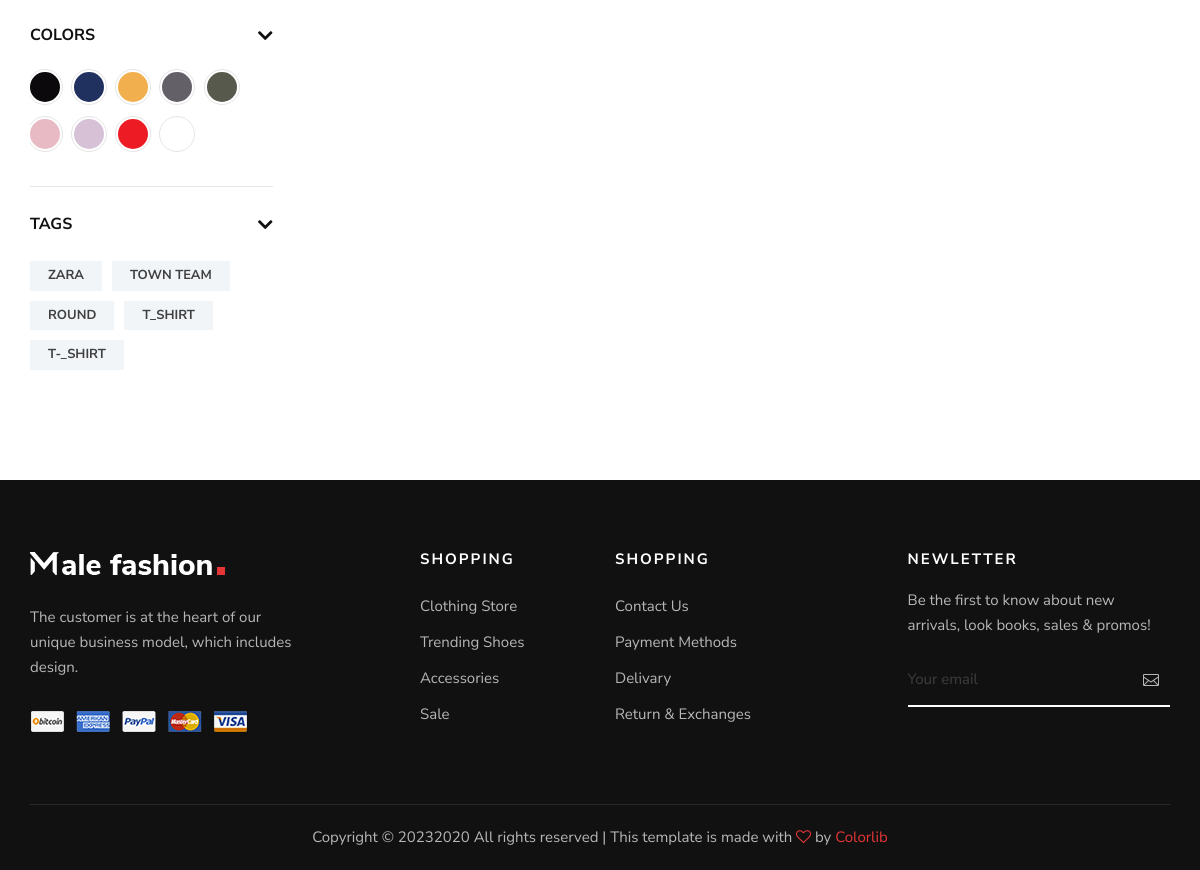
The page /store/ (lower part) on the database as committed earlier.
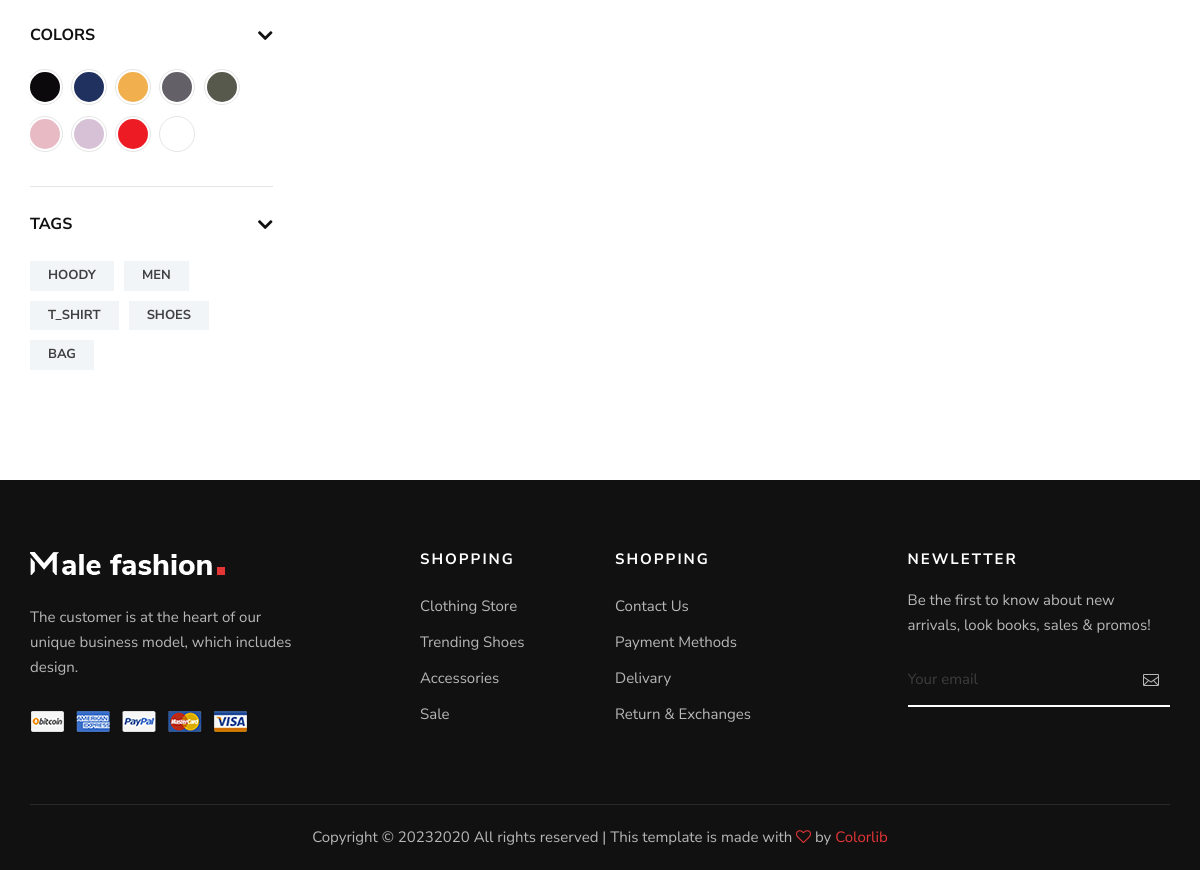
The same page on the database as committed later.
### store/views.py (the view)
# urls.py: path('store/' , include('store.urls')),
def store(request , category_slug=None):
    categories = None
    products = None
    if category_slug != None:
        categories = get_object_or_404(Category, slug=category_slug)
        products = Product.objects.filter(category=categories, is_available=True)
        paginator = Paginator(products, 12)  # Show 25 contacts per page.
        page_number = request.GET.get("page")
        page_obj = paginator.get_page(page_number)
        product_count = products.count()
    else:
        products = Product.objects.all().filter(is_available=True).order_by('id')
        paginator = Paginator(products,2)  # Show 25 contacts per page.
        page_number = request.GET.get("page")
        page_obj = paginator.get_page(page_number)
        product_count = products.count()
    product = Product.objects.all().filter(is_available=True).order_by('id')
    all_product_count = product.count()
    tags = Tag.objects.all()
    context = {
        'products':page_obj,
        'product_count': product_count,
        'all_product_count':all_product_count,
        'tags':tags,
    }
    return render(request , 'product/store.html' , context)

### category/category_context.py (called while the page is built)
def menu_links(request):
    links = Category.objects.all().annotate(products_count=Count('product'))[:10]
    return dict(links=links)

### category/models.py (called while the page is built)
    def get_url(self):
        return reverse('product_by_category',args=[self.slug])

    def __str__(self):
        return str(self.category_name)

### store/models.py (called while the page is built)
    def get_absolute_url(self):
        return reverse("product_detail", args=[self.category.slug ,self.slug])

    def __str__(self):
        return self.name

### store/templates/product/store.html (shortened to what this page needs)
{% extends "base.html" %}
{% load static %}
{% block content %}
<section class="shop spad">
    <div class="container">
        <div class="row">
            <div class="col-lg-3">
                <div class="shop__sidebar">
                    <div class="shop__sidebar__accordion">
                        <div class="accordion" id="accordionExample">
                            <div class="card">
                                <div class="card-heading">
                                    <a data-toggle="collapse" data-target="#collapseFive">Colors</a>
                                </div>
                                <div id="collapseFive" class="collapse show" data-parent="#accordionExample">
                                    <div class="card-body">
                                        <div class="shop__sidebar__color">
                                            <label class="c-1" for="sp-1">
                                            </label>
                                            <label class="c-2" for="sp-2">
                                            </label>
                                            <label class="c-3" for="sp-3">
                                            </label>
                                            <label class="c-4" for="sp-4">
                                            </label>
                                            <label class="c-5" for="sp-5">
                                            </label>
                                            <label class="c-6" for="sp-6">
                                            </label>
                                            <label class="c-7" for="sp-7">
                                            </label>
                                            <label class="c-8" for="sp-8">
                                            </label>
                                            <label class="c-9" for="sp-9">
                                            </label>
                                        </div>
                                    </div>
                                </div>
                            </div>
                            <div class="card">
                                <div class="card-heading">
                                    <a data-toggle="collapse" data-target="#collapseSix">Tags</a>
                                </div>
                                <div id="collapseSix" class="collapse show" data-parent="#accordionExample">
                                    <div class="card-body">
                                        <div class="shop__sidebar__tags">
                                            {% for tag in tags %}
                                            <a href="{% url 'product_by_tags' tag%}">{{tag}}</a>
                                            {% endfor %}
                                        </div>
                                    </div>
                                </div>
                            </div>
                        </div>
                    </div>
                </div>
            </div>
            <div class="col-lg-9">
            </div>
        </div>
    </div>
</section>
{% endblock content %}

### templates/base.html (shortened to what this page needs)
{% load static %}
<!DOCTYPE html>
<html lang="zxx">
<head>
    <link rel="stylesheet" href="{% static 'css/bootstrap.min.css'%}" type="text/css">
    <link rel="stylesheet" href="{% static 'css/font-awesome.min.css'%}" type="text/css">
    <link rel="stylesheet" href="{% static 'css/elegant-icons.css'%}" type="text/css">
    <link rel="stylesheet" href="{% static 'css/magnific-popup.css'%}" type="text/css">
    <link rel="stylesheet" href="{% static 'css/nice-select.css'%}" type="text/css">
    <link rel="stylesheet" href="{% static 'css/owl.carousel.min.css'%}" type="text/css">
    <link rel="stylesheet" href="{% static 'css/slicknav.min.css'%}" type="text/css">
    <link rel="stylesheet" href="{% static 'css/style.css'%}" type="text/css">
</head>
<body>
    {% block content %}
    {% endblock content %}
    <footer class="footer">
        <div class="container">
            <div class="row">
                <div class="col-lg-3 col-md-6 col-sm-6">
                    <div class="footer__about">
                        <div class="footer__logo">
                            <a href="#"><img src="{% static 'img/footer-logo.png'%}" alt=""></a>
                        </div>
                        <p>The customer is at the heart of our unique business model, which includes design.</p>
                        <a href="#"><img src="{% static 'img/payment.png'%}" alt=""></a>
                    </div>
                </div>
                <div class="col-lg-2 offset-lg-1 col-md-3 col-sm-6">
                    <div class="footer__widget">
                        <h6>Shopping</h6>
                        <ul>
                            <li><a href="#">Clothing Store</a></li>
                            <li><a href="#">Trending Shoes</a></li>
                            <li><a href="#">Accessories</a></li>
                            <li><a href="#">Sale</a></li>
                        </ul>
                    </div>
                </div>
                <div class="col-lg-2 col-md-3 col-sm-6">
                    <div class="footer__widget">
                        <h6>Shopping</h6>
                        <ul>
                            <li><a href="#">Contact Us</a></li>
                            <li><a href="#">Payment Methods</a></li>
                            <li><a href="#">Delivary</a></li>
                            <li><a href="#">Return & Exchanges</a></li>
                        </ul>
                    </div>
                </div>
                <div class="col-lg-3 offset-lg-1 col-md-6 col-sm-6">
                    <div class="footer__widget">
                        <h6>NewLetter</h6>
                        <div class="footer__newslatter">
                            <p>Be the first to know about new arrivals, look books, sales & promos!</p>
                            <form action="#">
                                <input type="text" placeholder="Your email">
                                <button type="submit"><span class="icon_mail_alt"></span></button>
                            </form>
                        </div>
                    </div>
                </div>
            </div>
            <div class="row">
                <div class="col-lg-12 text-center">
                    <div class="footer__copyright__text">
                        <p>Copyright ©
                            2020
                            All rights reserved | This template is made with <i class="fa fa-heart-o"
                                aria-hidden="true"></i> by <a href="https://colorlib.com" target="_blank">Colorlib</a>
                        </p>
                    </div>
                </div>
            </div>
        </div>
    </footer>
</body>
</html>

### static/css/style.css (style rules this page uses)
html, body { height: 100%; font-family: "Nunito Sans", sans-serif; -webkit-font-smoothing: antialiased; }
h1, h2, h3, h4, h5, h6 { margin: 0; color: #111111; font-weight: 400; font-family: "Nunito Sans", sans-serif; }
h6 { font-size: 16px; }
p { font-size: 15px; font-family: "Nunito Sans", sans-serif; color: #3d3d3d; font-weight: 400; line-height: 25px; margin: 0 0 15px 0; }
img { max-width: 100%; }
ul, ol { padding: 0; margin: 0; }
.spad { padding-top: 100px; padding-bottom: 100px; }
.shop__sidebar { padding-right: 20px; }
.shop__sidebar__accordion .card { border: none; border-radius: 0; margin-bottom: 25px; }
.shop__sidebar__accordion .card:last-child { margin-bottom: 0; }
.shop__sidebar__accordion .card:last-child .card-body { padding-bottom: 0; border-bottom: none; }
.shop__sidebar__accordion .card-body { padding: 0; padding-top: 10px; padding-bottom: 20px; border-bottom: 1px solid #e5e5e5; }
.shop__sidebar__accordion .card-heading { cursor: pointer; }
.shop__sidebar__accordion .card-heading a { color: #111111; font-size: 16px; font-weight: 700; text-transform: uppercase; display: block; }
.shop__sidebar__color { padding-top: 15px; }
.shop__sidebar__color label { height: 30px; width: 30px; border-radius: 50%; position: relative; margin-right: 10px; display: inline-block; margin-bottom: 10px; cursor: pointer; }
.shop__sidebar__color label.c-1 { background: #0b090c; }
.shop__sidebar__color label.c-2 { background: #20315f; }
.shop__sidebar__color label.c-3 { background: #f1af4d; }
.shop__sidebar__color label.c-4 { background: #636068; }
.shop__sidebar__color label.c-5 { background: #57594d; }
.shop__sidebar__color label.c-6 { background: #e8bac4; }
.shop__sidebar__color label.c-7 { background: #d6c1d7; }
.shop__sidebar__color label.c-8 { background: #ed1c24; }
.shop__sidebar__color label.c-9 { background: #ffffff; }
.shop__sidebar__color label:after { position: absolute; left: -3px; top: -3px; height: 36px; width: 36px; border: 1px solid #e5e5e5; content: ""; border-radius: 50%; }
.shop__sidebar__tags { padding-top: 15px; }
.shop__sidebar__tags a { color: #404040; font-size: 13px; font-weight: 700; background: #f1f5f8; padding: 5px 18px; display: inline-block; text-transform: uppercase; margin-right: 6px; margin-bottom: 10px; -webkit-transition: all, 0.3s; -o-transition: all, 0.3s; transition: all, 0.3s; }
.shop__sidebar__accordion .card-heading a:after, .shop__sidebar__accordion .card-heading>a.active[aria-expanded=false]:after { content: ""; font-family: "FontAwesome"; font-size: 24px; font-weight: 700; color: #111111; position: absolute; right: 0; top: 2px; line-height: 20px; }
.footer { background: #111111; padding-top: 70px; }
.footer__about { margin-bottom: 30px; }
.footer__about .footer__logo { margin-bottom: 30px; }
.footer__about .footer__logo a { display: inline-block; }
.footer__about p { color: #b7b7b7; margin-bottom: 30px; }
.footer__widget { margin-bottom: 30px; }
.footer__widget h6 { color: #ffffff; font-size: 15px; font-weight: 700; text-transform: uppercase; letter-spacing: 2px; margin-bottom: 20px; }
.footer__widget ul li { line-height: 36px; list-style: none; }
.footer__widget ul li a { color: #b7b7b7; font-size: 15px; }
.footer__widget .footer__newslatter p { color: #b7b7b7; }
.footer__widget .footer__newslatter form { position: relative; }
.footer__widget .footer__newslatter form input { width: 100%; font-size: 15px; color: #3d3d3d; background: transparent; border: none; padding: 15px 0; border-bottom: 2px solid #ffffff; }
.footer__widget .footer__newslatter form input::placeholder { color: #3d3d3d; }
.footer__widget .footer__newslatter form button { color: #b7b7b7; font-size: 16px; position: absolute; right: 5px; top: 0; height: 100%; background: transparent; border: none; }
.footer__copyright__text { border-top: 1px solid rgba(255, 255, 255, 0.1); padding: 20px 0; margin-top: 40px; }
.footer__copyright__text p { color: #b7b7b7; margin-bottom: 0; }
.footer__copyright__text p i { color: #e53637; }
.footer__copyright__text p a { color: #e53637; }
@media only screen and (min-width: 1200px) { .container { max-width: 1170px; } }

Rows that differ between the two databases and show on the page:
removed Tag: name "ZARA"
removed Tag: name "TOWN TEAM"
removed Tag: name "ROUND"
removed Tag: name "T-_SHIRT"
added Tag: name "HOODY"
added Tag: name "MEN"
added Tag: name "SHOES"
added Tag: name "BAG"
